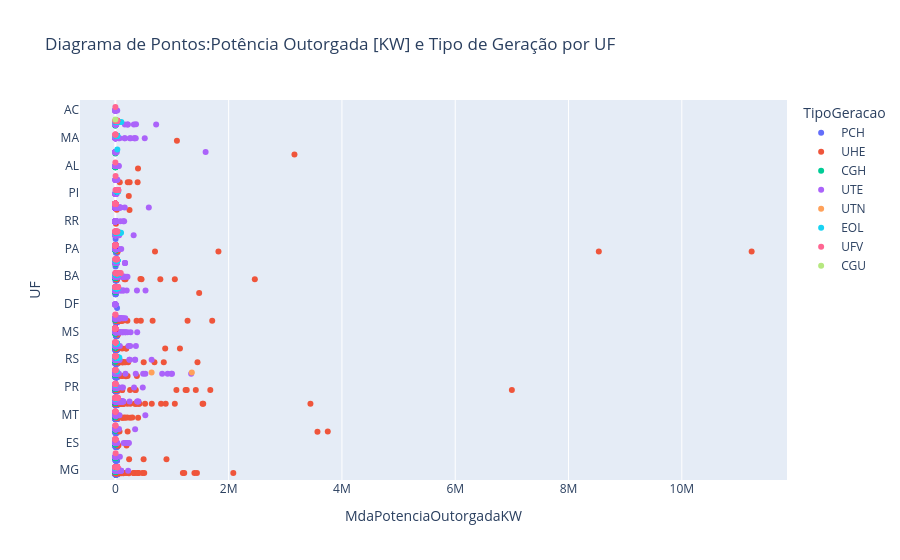

Write notebook code for a chart like this one.
### Code cell
#### Diagrama de Pontos Iterativo ####

# Titulo

title_strip = "Diagrama de Pontos:Potência Outorgada [KW] e Tipo de Geração por UF"

# Titulo para exportar o arquivo em html

title_strip_export = "Strip"+github

# Função para criar a variável do gráfico de pontos iterativo do plotfy

fig_Strip = px.strip(df_ger,  # Dataframe
 title=title_strip,           # Titulo
 x="MdaPotenciaOutorgadaKW",  # Variável Quantitativa Contínua
 y="UF",                      # Variável Qualitativa Nominal
 orientation="h",             # Orientação Horizontal
 hover_name="Empreendimento", # Nome do empreendimento
 color="TipoGeracao",      # Variável Qualitativa Nominal
)

# Função para Plotagem do plotfy

fig_Strip.show()

# Função do plotfy para exportar o gráfico em HTML e salva-lo

plt.offline.plot(fig_Strip, filename = title_strip_export)

### Figure 1 — Plotly figure (JSON) as saved in the notebook; plotly's stock layout.template omitted (floating-point values rounded to 4 significant figures; data arrays with more than 128 entries replaced by an {"elided": "..."} marker saying what was removed)
{"data": [{"alignmentgroup": "True", "boxpoints": "all", "fillcolor": "rgba(255,255,255,0)", "hoveron": "points", "hovertemplate": "<b>%{hovertext}</b><br><br>TipoGeracao=PCH<br>MdaPotenciaOutorgadaKW=%{x}<br>UF=%{y}<extra></extra>", "hovertext": {"elided": "432 str values"}, "legendgroup": "PCH", "line": {"color": "rgba(255,255,255,0)"}, "marker": {"color": "#636efa"}, "name": "PCH", "offsetgroup": "PCH", "orientation": "h", "pointpos": 0, "showlegend": true, "type": "box", "x": {"elided": "432 float values"}, "x0": " ", "xaxis": "x", "y": {"elided": "432 str values"}, "y0": " ", "yaxis": "y"}, {"alignmentgroup": "True", "boxpoints": "all", "fillcolor": "rgba(255,255,255,0)", "hoveron": "points", "hovertemplate": "<b>%{hovertext}</b><br><br>TipoGeracao=UHE<br>MdaPotenciaOutorgadaKW=%{x}<br>UF=%{y}<extra></extra>", "hovertext": {"elided": "218 str values"}, "legendgroup": "UHE", "line": {"color": "rgba(255,255,255,0)"}, "marker": {"color": "#EF553B"}, "name": "UHE", "offsetgroup": "UHE", "orientation": "h", "pointpos": 0, "showlegend": true, "type": "box", "x": {"elided": "218 int values"}, "x0": " ", "xaxis": "x", "y": {"elided": "218 str values"}, "y0": " ", "yaxis": "y"}, {"alignmentgroup": "True", "boxpoints": "all", "fillcolor": "rgba(255,255,255,0)", "hoveron": "points", "hovertemplate": "<b>%{hovertext}</b><br><br>TipoGeracao=CGH<br>MdaPotenciaOutorgadaKW=%{x}<br>UF=%{y}<extra></extra>", "hovertext": {"elided": "737 str values"}, "legendgroup": "CGH", "line": {"color": "rgba(255,255,255,0)"}, "marker": {"color": "#00cc96"}, "name": "CGH", "offsetgroup": "CGH", "orientation": "h", "pointpos": 0, "showlegend": true, "type": "box", "x": {"elided": "737 float values"}, "x0": " ", "xaxis": "x", "y": {"elided": "737 str values"}, "y0": " ", "yaxis": "y"}, {"alignmentgroup": "True", "boxpoints": "all", "fillcolor": "rgba(255,255,255,0)", "hoveron": "points", "hovertemplate": "<b>%{hovertext}</b><br><br>TipoGeracao=UTE<br>MdaPotenciaOutorgadaKW=%{x}<br>UF=%{y}<extra></extra>", "hovertext": {"elided": "3112 str values"}, "legendgroup": "UTE", "line": {"color": "rgba(255,255,255,0)"}, "marker": {"color": "#ab63fa"}, "name": "UTE", "offsetgroup": "UTE", "orientation": "h", "pointpos": 0, "showlegend": true, "type": "box", "x": {"elided": "3112 float values"}, "x0": " ", "xaxis": "x", "y": {"elided": "3112 str values"}, "y0": " ", "yaxis": "y"}, {"alignmentgroup": "True", "boxpoints": "all", "fillcolor": "rgba(255,255,255,0)", "hoveron": "points", "hovertemplate": "<b>%{hovertext}</b><br><br>TipoGeracao=UTN<br>MdaPotenciaOutorgadaKW=%{x}<br>UF=%{y}<extra></extra>", "hovertext": ["Almirante Álvaro Alberto - Unidade I (Antiga Angra I)", "Almirante Álvaro Alberto - Unidade II (Antiga Angra II)"], "legendgroup": "UTN", "line": {"color": "rgba(255,255,255,0)"}, "marker": {"color": "#FFA15A"}, "name": "UTN", "offsetgroup": "UTN", "orientation": "h", "pointpos": 0, "showlegend": true, "type": "box", "x": [640000, 1350000], "x0": " ", "xaxis": "x", "y": ["RJ", "RJ"], "y0": " ", "yaxis": "y"}, {"alignmentgroup": "True", "boxpoints": "all", "fillcolor": "rgba(255,255,255,0)", "hoveron": "points", "hovertemplate": "<b>%{hovertext}</b><br><br>TipoGeracao=EOL<br>MdaPotenciaOutorgadaKW=%{x}<br>UF=%{y}<extra></extra>", "hovertext": {"elided": "812 str values"}, "legendgroup": "EOL", "line": {"color": "rgba(255,255,255,0)"}, "marker": {"color": "#19d3f3"}, "name": "EOL", "offsetgroup": "EOL", "orientation": "h", "pointpos": 0, "showlegend": true, "type": "box", "x": {"elided": "812 float values"}, "x0": " ", "xaxis": "x", "y": {"elided": "812 str values"}, "y0": " ", "yaxis": "y"}, {"alignmentgroup": "True", "boxpoints": "all", "fillcolor": "rgba(255,255,255,0)", "hoveron": "points", "hovertemplate": "<b>%{hovertext}</b><br><br>TipoGeracao=UFV<br>MdaPotenciaOutorgadaKW=%{x}<br>UF=%{y}<extra></extra>", "hovertext": {"elided": "8590 str values"}, "legendgroup": "UFV", "line": {"color": "rgba(255,255,255,0)"}, "marker": {"color": "#FF6692"}, "name": "UFV", "offsetgroup": "UFV", "orientation": "h", "pointpos": 0, "showlegend": true, "type": "box", "x": {"elided": "8590 float values"}, "x0": " ", "xaxis": "x", "y": {"elided": "8590 str values"}, "y0": " ", "yaxis": "y"}, {"alignmentgroup": "True", "boxpoints": "all", "fillcolor": "rgba(255,255,255,0)", "hoveron": "points", "hovertemplate": "<b>%{hovertext}</b><br><br>TipoGeracao=CGU<br>MdaPotenciaOutorgadaKW=%{x}<br>UF=%{y}<extra></extra>", "hovertext": ["Porto do Pecém"], "legendgroup": "CGU", "line": {"color": "rgba(255,255,255,0)"}, "marker": {"color": "#B6E880"}, "name": "CGU", "offsetgroup": "CGU", "orientation": "h", "pointpos": 0, "showlegend": true, "type": "box", "x": [50], "x0": " ", "xaxis": "x", "y": ["CE"], "y0": " ", "yaxis": "y"}], "layout": {"boxmode": "group", "legend": {"title": {"text": "TipoGeracao"}, "tracegroupgap": 0}, "title": {"text": "Diagrama de Pontos:Potência Outorgada [KW] e Tipo de Geração por UF"}, "xaxis": {"anchor": "y", "domain": [0, 1], "title": {"text": "MdaPotenciaOutorgadaKW"}}, "yaxis": {"anchor": "x", "domain": [0, 1], "title": {"text": "UF"}}}}
